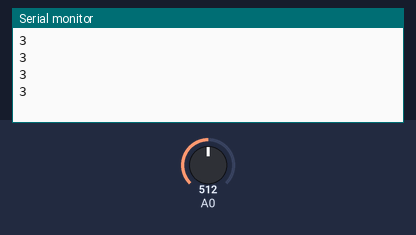
A sketch run on a simulated Arduino Uno, built with avr-gcc and run on an emulated ATmega328P. Parts: the last lines printed to the serial monitor. Inputs (shaded band) come from the test bench; at power-on: A0 = 512.

Above: at 1.2 s.
1.3 s: A0 set to 400
At 1.93 s:
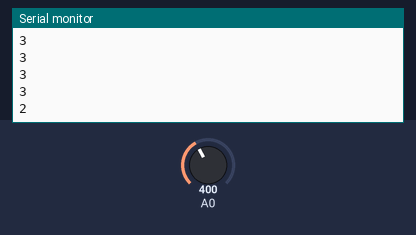
2.8 s: A0 set to 195
At 2.93 s:
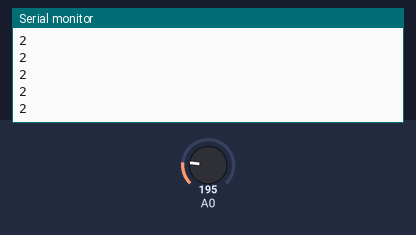
Timing chart, 0 to 5.8 s (numbered marks = the images above; inputs shaded):
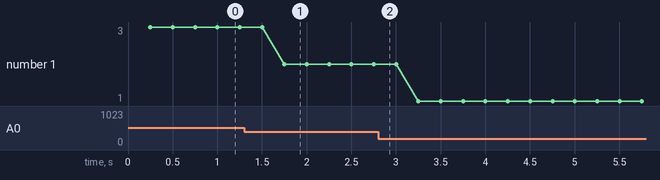

The sketch:

Potentiometres.ino
```cpp
void setup() {
  // initialize serial communication at 9600 bits per second:
  Serial.begin(9600);
}

void loop() {
  int sensorValue = analogRead(A0);
  //Serial.println(sensorValue); //DEBUG
  delay(250);  // delay in between reads for stability

  if(sensorValue == 0){
    sensorValue = 1;
  }

  if(sensorValue && sensorValue >= 0 && sensorValue <= 204){
    Serial.println("1");
  }

  else if(sensorValue && sensorValue != 0 && sensorValue > 205 && sensorValue <= 409){
    Serial.println("2");
  }

  else if(sensorValue && sensorValue != 0 && sensorValue > 410 && sensorValue <= 613){
    Serial.println("3");
  }

  else if(sensorValue && sensorValue != 0 && sensorValue > 614 && sensorValue <=818){
    Serial.println("4");
  }

    else if(sensorValue && sensorValue != 0 && sensorValue > 819){
    Serial.println("5");
  }
}
```

Measured:
- after the input at 1.3 s, the serial monitor: prints a new line after 0.45 s (image 1)
- plotted number 1: 3 → 2 after the input at 1.3 s, 2 → 1 after the input at 2.8 s
